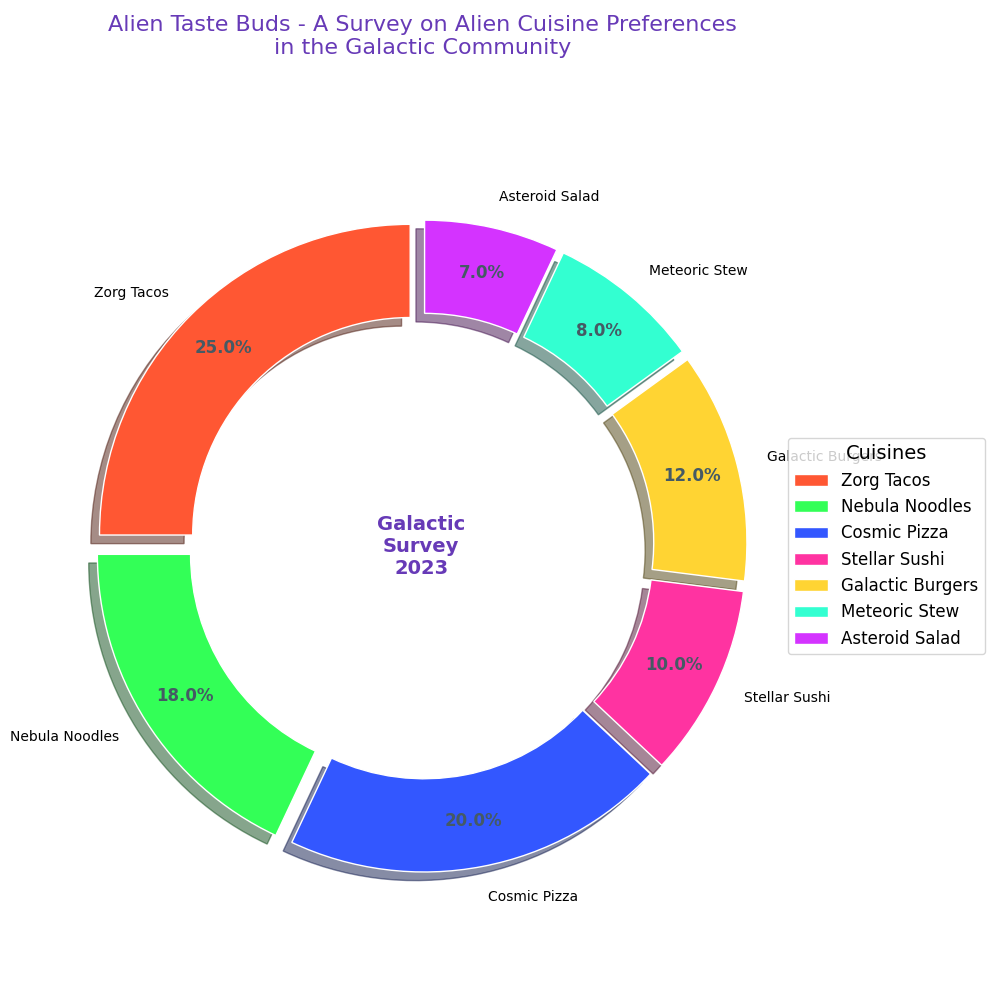

Source code (Python):
import matplotlib.pyplot as plt
import numpy as np

# Data for alien cuisines preferences
cuisines = ['Zorg Tacos', 'Nebula Noodles', 'Cosmic Pizza', 'Stellar Sushi', 'Galactic Burgers', 'Meteoric Stew', 'Asteroid Salad']
percentages = [25, 18, 20, 10, 12, 8, 7]
# New color set applied to the pie chart
colors = ['#FF5733', '#33FF57', '#3357FF', '#FF33A1', '#FFD433', '#33FFD1', '#D433FF']

# Plotting the pie chart
fig, ax = plt.subplots(figsize=(10, 10))

wedges, texts, autotexts = ax.pie(
    percentages,
    colors=colors,
    startangle=90,
    labels=cuisines,
    autopct='%1.1f%%',
    pctdistance=0.85,
    wedgeprops=dict(width=0.3, edgecolor='w', linewidth=1),
    shadow=True,
    explode=[0.05]*len(cuisines)
)

# Adding a circle in the middle to create a donut shape
centre_circle = plt.Circle((0, 0), 0.6, fc='white', edgecolor='white')
fig.gca().add_artist(centre_circle)

# Equal aspect ratio ensures the pie is drawn as a circle
ax.axis('equal')

# Title and legend
plt.title('Alien Taste Buds - A Survey on Alien Cuisine Preferences\nin the Galactic Community', size=16, color='#673AB7', loc='center', pad=40)
ax.legend(wedges, cuisines, title='Cuisines', loc='center left', bbox_to_anchor=(1, 0, 0.5, 1), fontsize=12, title_fontsize=14)

# Customizing the autotext labels
for autotext in autotexts:
    autotext.set_color('#455A64')
    autotext.set_fontsize(12)
    autotext.set_weight('bold')

# Adding central text within the donut
plt.text(0, 0, 'Galactic\nSurvey\n2023', ha='center', va='center', fontsize=14, fontweight='bold', color='#673AB7')

# Automatically adjust the layout
plt.tight_layout()

# Display the chart
plt.show()
